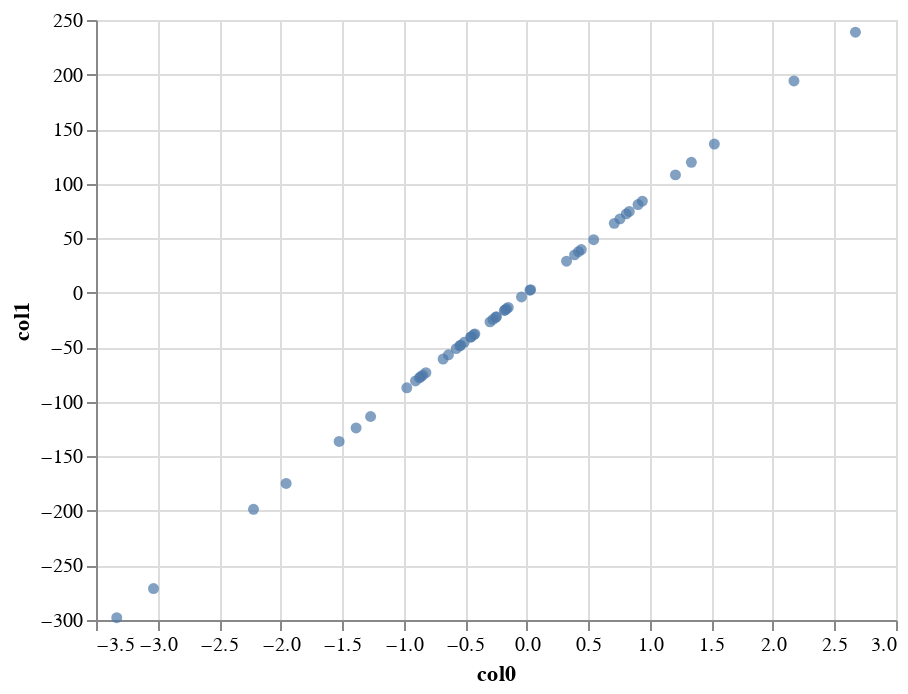

Notebook code for this chart:
### Code cell
alt.Chart(df).mark_circle().encode(
    x="col0",
    y="col1"
)

### Figure 1 — Vega-Lite specification as saved in the notebook (floating-point values rounded to 4 significant figures)
{"config": {"view": {"continuousWidth": 400, "continuousHeight": 300}}, "data": {"name": "data-b0929c706e58344ce14de8f715568425"}, "mark": "circle", "encoding": {"x": {"field": "col0", "type": "quantitative"}, "y": {"field": "col1", "type": "quantitative"}}, "$schema": "https://vega.github.io/schema/vega-lite/v4.17.0.json", "datasets": {"data-b0929c706e58344ce14de8f715568425": [{"col0": -0.1503, "col1": -13.44}, {"col0": -0.4218, "col1": -37.71}, {"col0": -0.2986, "col1": -26.7}, {"col0": 0.3231, "col1": 28.89}, {"col0": 0.904, "col1": 80.84}, {"col0": -0.2462, "col1": -22.02}, {"col0": 0.443, "col1": 39.62}, {"col0": -0.4544, "col1": -40.63}, {"col0": 0.9392, "col1": 83.99}, {"col0": 1.208, "col1": 108.0}, {"col0": 0.3883, "col1": 34.72}, {"col0": -0.6799, "col1": -60.8}, {"col0": -0.8197, "col1": -73.29}, {"col0": -0.1822, "col1": -16.29}, {"col0": -0.1647, "col1": -14.73}, {"col0": -0.2744, "col1": -24.53}, {"col0": 1.524, "col1": 136.3}, {"col0": 0.8083, "col1": 72.28}, {"col0": 0.5436, "col1": 48.61}, {"col0": 1.337, "col1": 119.6}, {"col0": -2.22, "col1": -198.5}, {"col0": -0.5372, "col1": -48.03}, {"col0": -3.331, "col1": -297.9}, {"col0": 0.02567, "col1": 2.296}, {"col0": -0.9041, "col1": -80.84}, {"col0": -1.269, "col1": -113.5}, {"col0": -3.033, "col1": -271.2}, {"col0": -0.8725, "col1": -78.01}, {"col0": -0.8604, "col1": -76.94}, {"col0": 0.833, "col1": 74.49}, {"col0": -1.525, "col1": -136.3}, {"col0": -0.5438, "col1": -48.62}, {"col0": 2.171, "col1": 194.1}, {"col0": -0.5082, "col1": -45.44}, {"col0": -0.8453, "col1": -75.58}, {"col0": 0.03154, "col1": 2.82}, {"col0": -0.9748, "col1": -87.17}, {"col0": -0.4536, "col1": -40.56}, {"col0": -0.4309, "col1": -38.53}, {"col0": -0.5732, "col1": -51.25}, {"col0": -0.6362, "col1": -56.89}, {"col0": 0.7572, "col1": 67.71}, {"col0": 0.7111, "col1": 63.58}, {"col0": -1.387, "col1": -124.0}, {"col0": -0.04297, "col1": -3.842}, {"col0": 0.4203, "col1": 37.58}, {"col0": -0.2518, "col1": -22.51}, {"col0": 2.671, "col1": 238.8}, {"col0": -0.1763, "col1": -15.76}, {"col0": -1.955, "col1": -174.8}]}}
